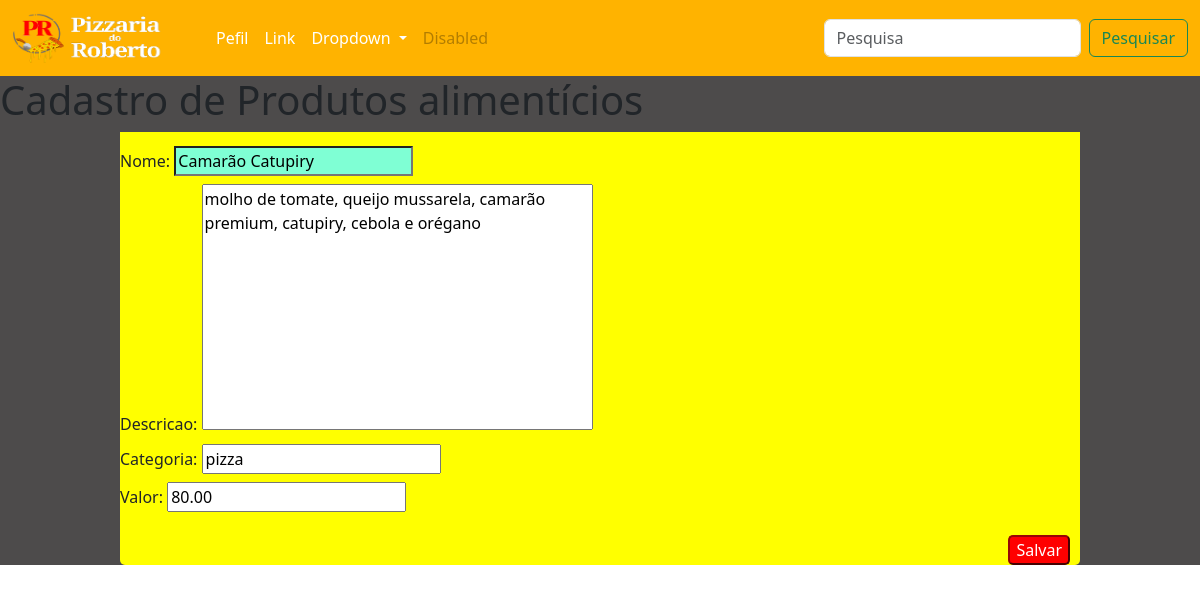
/edit_produto/1/, run on the app's committed database.
### core/models.py (models this page shows, shortened)
class Produto(models.Model):
    nome = models.CharField(max_length=100)
    descricao = models.TextField()
    categoria = models.CharField(max_length=50)
    valor = models.DecimalField(max_digits=10, decimal_places=2)

### core/views.py (the view)
# urls.py: path('edit_produto/<int:id>/', edit_produto, name='edit_produto'),
def edit_produto(request, id):
    produto = Produto.objects.get(pk=id)
    if request.method == 'POST':
        form = ProdutoForm(request.POST, instance=produto)
        if form.is_valid():
            form.save()
            return redirect('produtos')
    else:
        form = ProdutoForm(instance=produto)
    contexto = {'form_prod': form, 'texto': 'Salvar'}
    return render(request, 'cadastro.html', contexto)

### core/forms.py
class ProdutoForm(forms.ModelForm):
    class Meta:
        model = Produto
        fields = ['nome', 'descricao', 'categoria', 'valor']

### core/templates/cadastro.html (shortened to what this page needs)
{% extends 'bases/base.html' %}
{% block content %}
<h1>Cadastro de Produtos alimentícios</h1>
<div class="mene">
    <form method="post" class="form_cad">
        {{ form_prod }}
        <input type="submit" value="{{ texto }}" class="butao">
    </form>
</div>
{% endblock %}

### core/static/style.css (style rules this page uses)
body { background-color: black; color: white; }
#id_nome { background-color: aquamarine; margin-top: 1.5%; }
.form_cad { display: flex; flex-direction: column; background-color: yellow; margin-left: 10%; margin-right: 10%; margin-bottom: 0 !important; border-radius: 0 0 5px 5px; row-gap: 8px; }
.butao { background-color: red; color: white; border-radius: 5px; margin-top: 1.5%; border-color: rgb(153, 5, 5); margin-left: auto; margin-right: 10px; }
textarea { resize: none !important; }

### data on the page
Produto: nome "Camarão Catupiry", descricao "molho de tomate, queijo mussarela, camarão premium, catupiry, cebola e orégano", categoria "pizza", valor "80.00"
